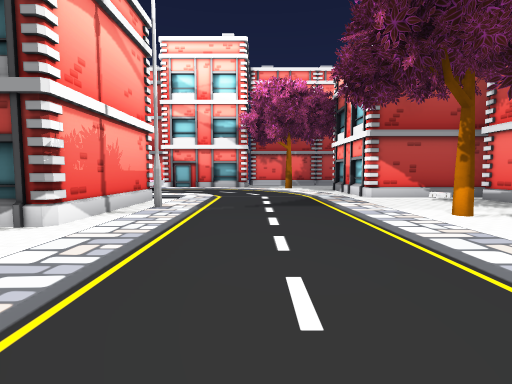
View 1 (above)

19 first-person views from a walk through a scene from a Unity 3-D project. The camera is 1.4 m above the floor, tilts 4° down and sees 85° across. The floor is counted in squares, 2 m on a side. Each view is taken from the middle of a square. On the plan, view 1 faces up. The plan holds only what a view shows up to about 9 squares ahead; the rest is blank. The place goes on beyond the plan. The player character is not drawn. Some surface patterns are stand-ins.

View 2
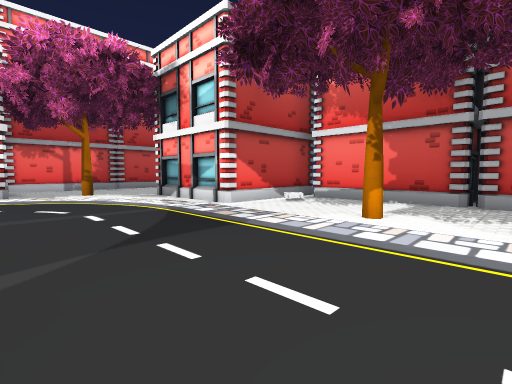

View 3
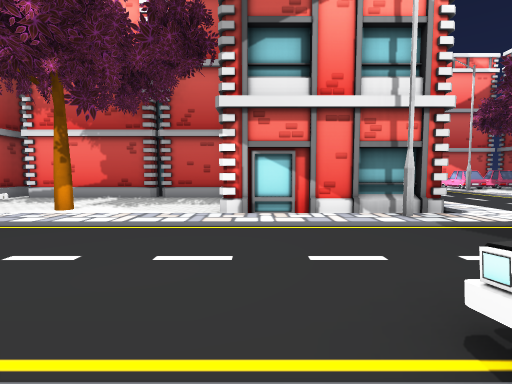

View 4
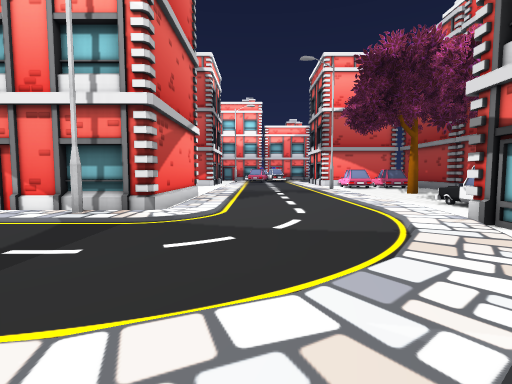

View 5
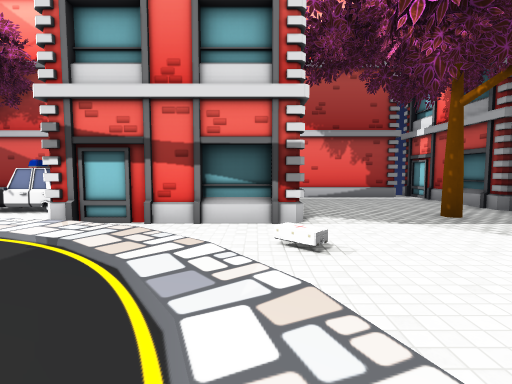

View 6
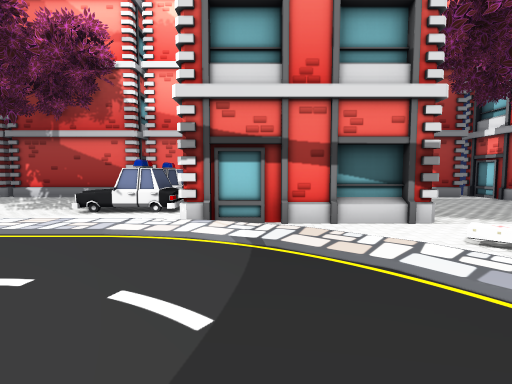

View 7
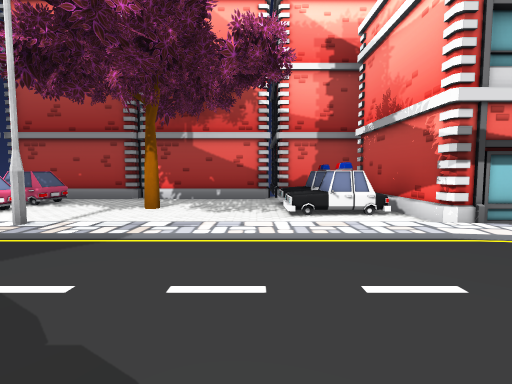

View 8
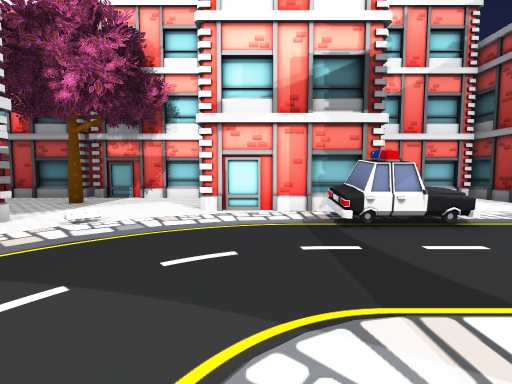

View 9
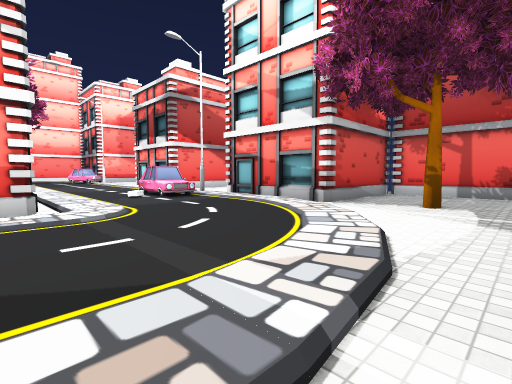

View 10
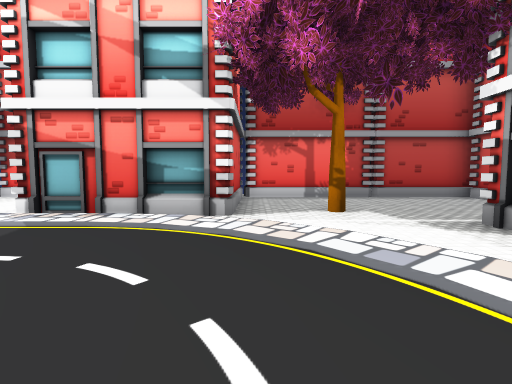

View 11
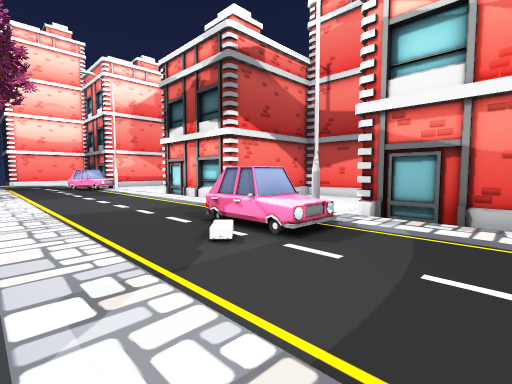

View 12
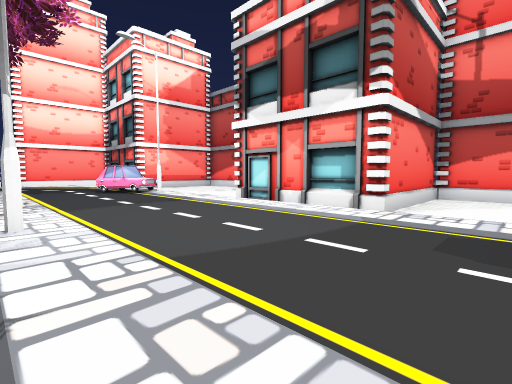

View 13
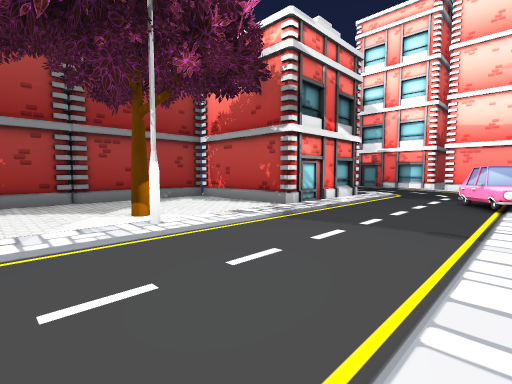

View 14
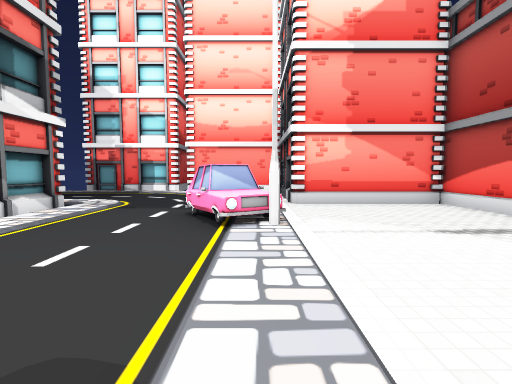

View 15
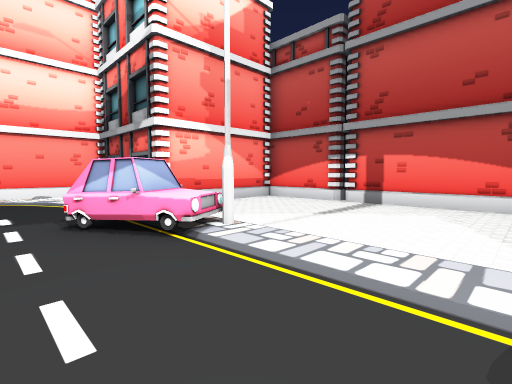

View 16
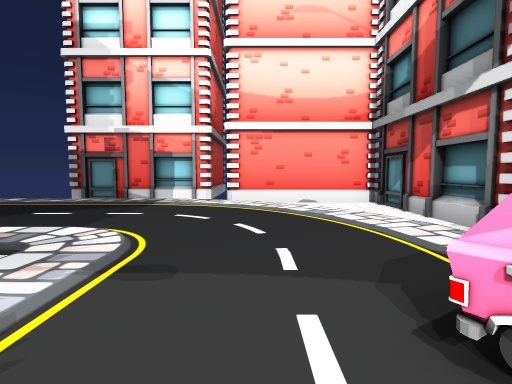

View 17
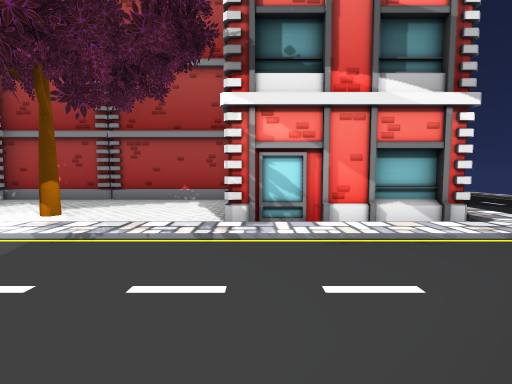

View 18
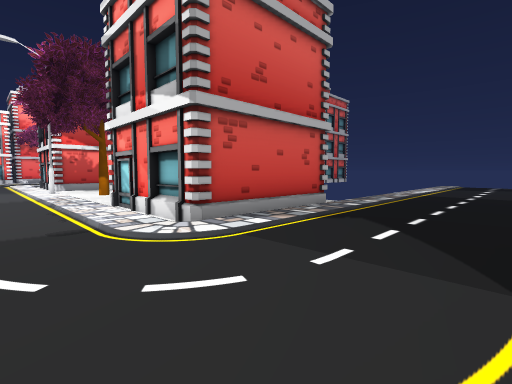

View 19
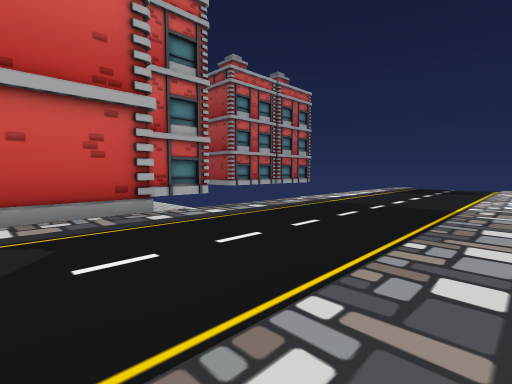

### Floor plan
Key: @ floor where view 1 was taken; # wall or solid block; . floor; / step, stairs or slope; B building; T tree; C car; M medkit; O other object.
Columns run from 22 left of view 1 to 9 right of it. Each row starts with its distance up from view 1.
 17     #######   ###    #########
 16     #......   #..    #.......#
 15     #......   #...   #.......
 14     #......   #...   #......
 13 #####......##B#...####..T..
 12 #.//...C.............//...
 11 #/....C..........C/..../.B#
 10 #................M....../.#
  9 /......................./.#
  8 /....////////////////......O.#
  7 /....####...T..    #/........#
  6 /....#  #......    #/........#
  5 /....#  #.......   #/.....T..#
  4 /....B  ##......##B#/........#
  3 /.....   ########.../........#
  2  ....    #      # ../........#
  1  ....               /....#
  0  ....                /@..#
 -1  ....              # C...#
 -2  ....              #/....####
 -3  ....              #/.........
 -4  ...               #..........
 -5  ..             #..../........
 -6                 #....M/........
 -7                 #....B###/////#
 -8                 #.T..   #.C.....
 -9                 #....   #CC..T..
-10                 #....   #CC.....
-11                 #....     ......
-12                 #####    #######

Positions as (right, up) in squares from view 1, and headings:
1: (0, 0), facing up
2: (-1, 3), facing up-right
3: (-2, 1), facing right
4: (-2, -4), facing right
5: (-1, -3), facing down
6: (1, -3), facing down
7: (5, -3), facing down
8: (3, -3), facing left
9: (3, 7), facing up-left
10: (0, 8), facing up
11: (-2, 8), facing up-left
12: (-6, 8), facing up-left
13: (-8, 12), facing down-left
14: (-11, 12), facing left
15: (-12, 10), facing up-left
16: (-15, 10), facing left
17: (-14, 12), facing down
18: (-21, 10), facing down-right
19: (-22, 6), facing down-right
